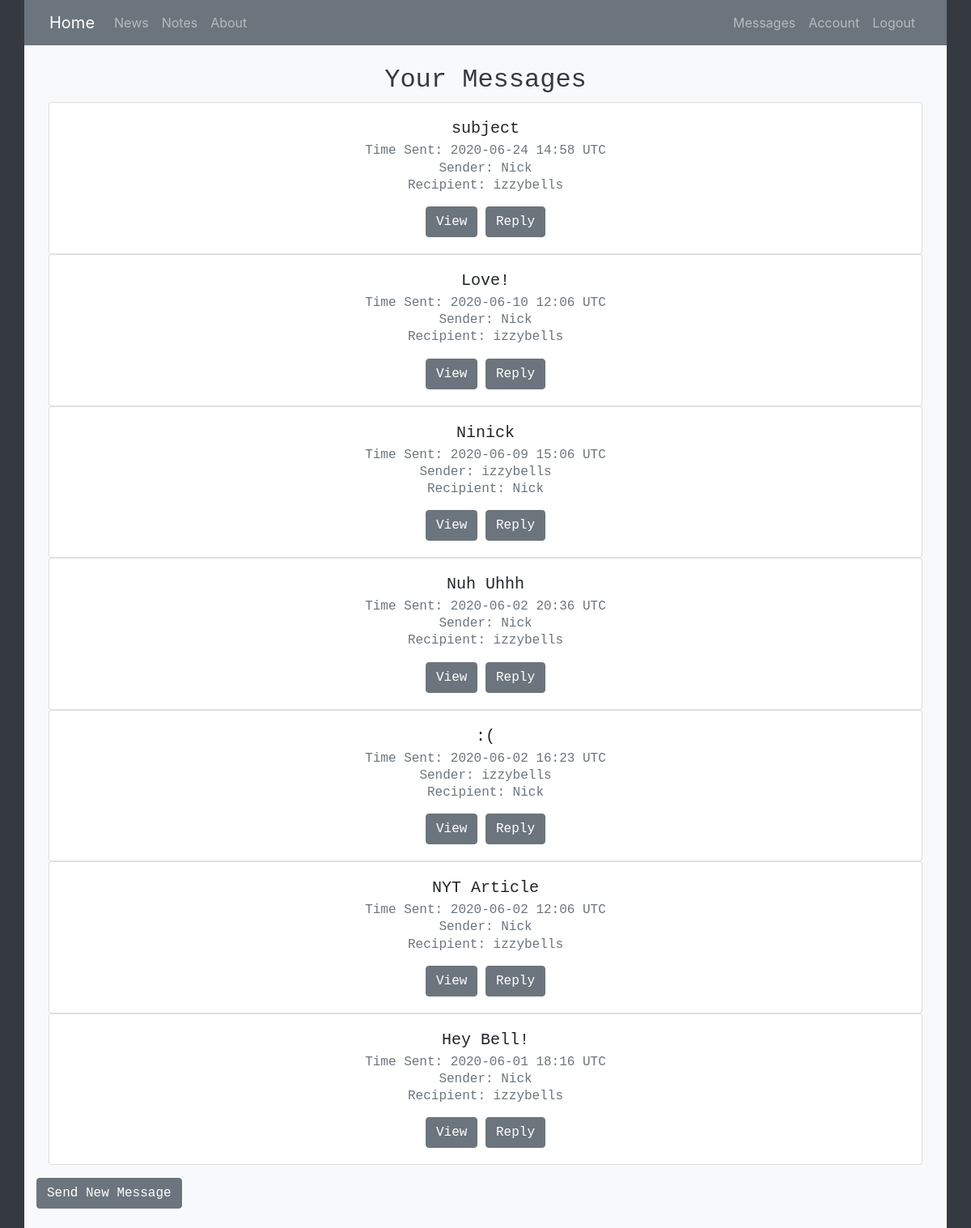
/view_messages (signed in), run on the app's committed database.
### homepage/models.py (models this page shows, shortened)
class Message(db.Model):
    id = db.Column(db.Integer, primary_key=True)
    sender_id = db.Column(db.Integer, db.ForeignKey('user.id'), nullable=False)
    recipient_id = db.Column(db.Integer, nullable=False)
    subject = db.Column(db.String(120), nullable=False, default="Subject")
    body = db.Column(db.Text, nullable=False)
    time_sent = db.Column(db.DateTime, nullable=False, default=datetime.datetime.utcnow)
    unread = db.Column(db.Boolean, nullable=False, default=True)

class User(db.Model, UserMixin):
    id = db.Column(db.Integer, primary_key=True)
    username = db.Column(db.String(20), unique=True, nullable=False)
    email = db.Column(db.String(120), unique=True, nullable=False)
    image_file = db.Column(db.String(20), nullable=False, default='default.jpg')
    password = db.Column(db.String(60), nullable=False)
    zip_code = db.Column(db.Integer, nullable=False)
    notes = db.relationship('Note', backref='author', lazy=True)
    links = db.relationship('Link', backref='author', lazy=True)
    sent_messages = db.relationship('Message', backref="sender", lazy=True)

### homepage/messages/routes.py (the view)
@login_required
@messages.route('/view_messages')
def view_messages():
    message_list = []
    user = User.query.order_by(Message.time_sent.desc()).get(current_user.id)
    sent_messages = user.sent_messages
    for message in sent_messages:
        sender = current_user.username
        recipient = User.query.get(message.recipient_id).username
        message_list.append((message, sender, recipient))
    for message in Message.query.order_by(Message.time_sent.desc()).filter_by(recipient_id=current_user.id):
        message.unread = False
        db.session.commit()
        sender = User.query.get(message.sender_id).username
        recipient = current_user.username
        message_list.append((message, sender, recipient))
    sorted_message_list = sorted(
        message_list,
        key=lambda x: datetime.strptime(x[0].time_sent.strftime('%m/%d/%Y/%H'), '%m/%d/%Y/%H'), reverse=True
    )
    return render_template('view_messages.html', messages=sorted_message_list)

### homepage/models.py (called while the page is built)
@login_manager.user_loader
def load_user(user_id):
    return User.query.get(int(user_id))

### homepage/templates/view_messages.html (shortened to what this page needs)
{% extends "new_layout.html" %}
{% block content %}
<div class="container">
    <div class="row">
        <div class="col-md-12">
            <h2 class="text-dark text-center align-center">Your Messages</h2>
        </div>
    </div>
    <div class="row">
        <div class="col-sm-12">
            {% for message in messages %}
            <div class="card text-center">
                <div class="card-body block">
                <h5 class="card-title">{{ message[0].subject }}</h5>
                <h6 class="card-subtitle mb-2 text-muted">Time Sent: {{ message[0].time_sent.strftime('%Y-%m-%d %H:%M') }} UTC</h6>
                <h6 class="card-subtitle mb-2 text-muted">Sender: {{ message[1] }}</h6>
                <h6 class="card-subtitle mb-2 text-muted">Recipient: {{ message[2] }}</h6>
                <a href="{{ url_for('messages.view_message', message_id=message[0].id) }}" class="btn btn-secondary">View</a>
                <a href="{{ url_for('messages.new_message') }}" class="btn btn-secondary">Reply</a>
                </div>
            </div>
            {% endfor %}
        </div>
    </div>
    <div class="row pt-3">
        <a href="{{ url_for('messages.new_message') }}" class="btn btn-secondary">Send New Message</a>
    </div>
</div>
 {% endblock content %}

### data on the page
Message: subject "subject", time_sent "2020-06-24 14:58", username "Nick", username "izzybells"
Message: subject "Love!", time_sent "2020-06-10 12:06", username "Nick", username "izzybells"
Message: subject "Ninick", time_sent "2020-06-09 15:06", username "izzybells", username "Nick"
Message: subject "Nuh Uhhh", time_sent "2020-06-02 20:36", username "Nick", username "izzybells"
Message: subject ":(", time_sent "2020-06-02 16:23", username "izzybells", username "Nick"
Message: subject "NYT Article", time_sent "2020-06-02 12:06", username "Nick", username "izzybells"
Message: subject "Hey Bell!", time_sent "2020-06-01 18:16", username "Nick", username "izzybells"
